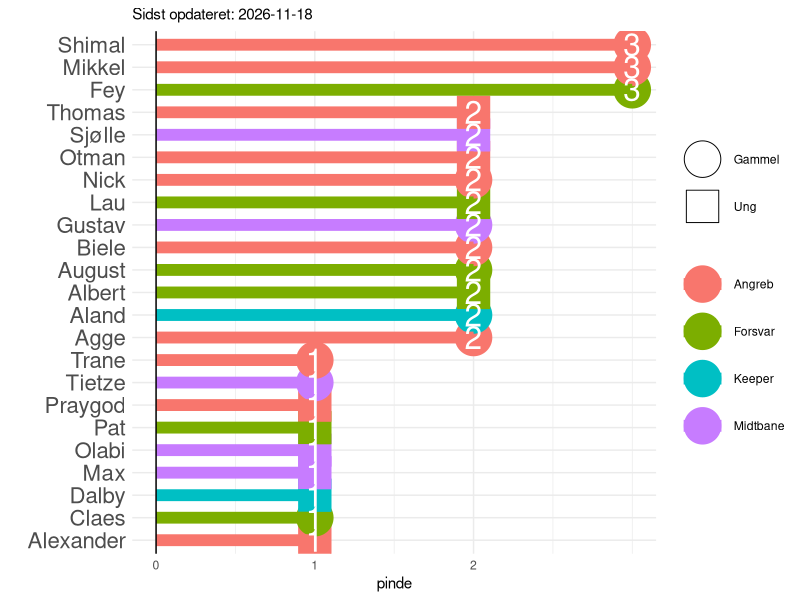
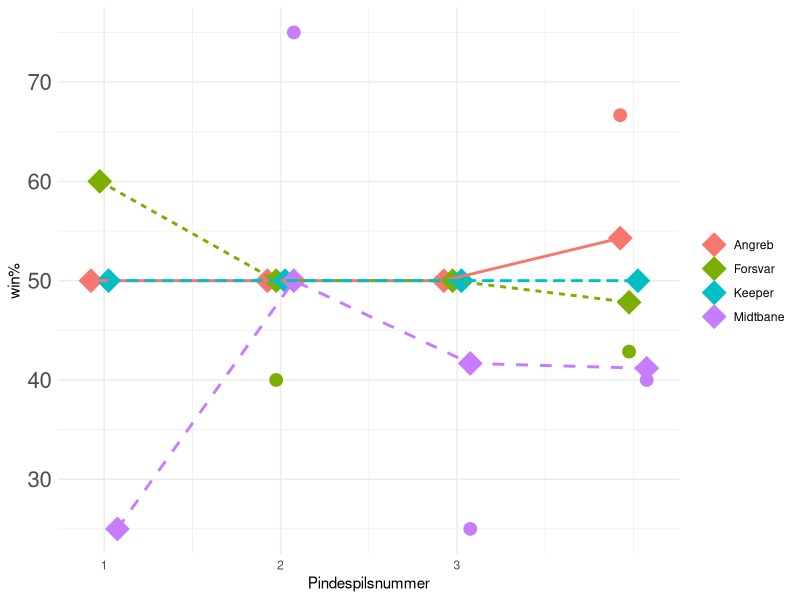

Write R code to recreate these figures, in order. (Note: this script raises an error after producing the figures.)
library(tidyr)
library(dplyr)
library(purrr)
library(ggplot2)
library(forcats)
library(knitr)

sti_billeder <- "C:/Users/augus/Desktop/pindespil/Jelly/pindespil1908.github.io/assets/img/"

opdateret <- Sys.Date()

data <- tribble(
  ~spiller, ~alder, ~position, 
  
  "Dalby",      "Ung",         "Keeper",
  "Aland",      "Gammel",      "Keeper",
  "KC",         "Gammel",      "Keeper",
  "Konrad",     "Ung",         "Keeper",
  
  "Jogge",      "Gammel",      "Forsvar",
  "Kav",        "Gammel",      "Forsvar",
  "Claes",      "Gammel",      "Forsvar",
  "Lau",        "Ung",         "Forsvar",
  "Fey",        "Gammel",      "Forsvar",
  "August",     "Gammel",      "Forsvar",
  "Pat",        "Ung",         "Forsvar",
  "Albert",     "Ung",         "Forsvar",
  
  "Gustav",     "Gammel",      "Midtbane",
  "Max",        "Ung",         "Midtbane",
  "Tietze",     "Gammel",      "Midtbane",
  "Sjølle",     "Ung",         "Midtbane",
  "Olabi",      "Ung",         "Midtbane",
  
  "Praygod",    "Ung",         "Angreb",
  "Otman",      "Ung",         "Angreb",
  "Thomas",     "Ung",         "Angreb",
  "Alexander",  "Ung",         "Angreb",
  "Nick",       "Gammel",      "Angreb",
  "Haris",      "Ung",         "Angreb",
  "Agge",       "Gammel",      "Angreb",
  "Shimal",     "Gammel",      "Angreb",
  "Biele",      "Gammel",      "Angreb",
  "Mikkel",     "Gammel",      "Angreb",
  "Trane",      "Gammel",      "Angreb"
)

pinde <- tribble(
  ~id, ~dato, ~spiltype, ~trøjer, ~joker, 
  ~vindere, 
  ~tabere,
  
  1, "2025-01-21", "Interval", 1, 0, 
  c("August", "Pat", "Nick", "Mikkel", "Biele", "Max", "Aland", "Thomas", "Trane", "Albert", NA),
  c("Lau", "Fey", "Gustav", "Sjølle", "Alexander", "Agge", "Shimal", "Praygod", "Otman", "Olabi", "Dalby"),
  
  2, "2025-01-21", "Skud", 0, 0, 
  c("Lau", "Fey", "Gustav", "Sjølle", "Alexander", "Agge", "Shimal", "Praygod", "Otman", "Olabi", "Dalby"),
  c("August", "Pat", "Nick", "Mikkel", "Biele", "Max", "Aland", "Thomas", "Trane", "Albert", NA),
  
  3, "2025-01-23", "Interval", 0, 0, 
  c("August", "Fey", "Shimal", "Nick", "Tietze", "Claes", "Mikkel", NA, NA),
  c("Lau", "Pat", "Albert", "Max", "Sjølle", "Olabi", "Praygod", "Otman", "Thomas"),
  
  4, "2025-01-28", "Interval", 0, 0,
  c("Gustav", "Aland", "Sjølle", "Otman", "Biele", "Albert", "Mikkel", "Lau", "Shimal", "Agge", "Fey", "Thomas"),
  c("August", "Dalby", "Trane", "Max", "Olabi", "Praygod", "Tietze", "Jogge", "Pat", "Alexander", "Claes", NA)
)

###
# HUSK AT OPDATERE PLOTS.RMD OGSÅ!
##



funktion <- function(input) {
  pinde <- pinde %>% 
    unnest(cols = c(vindere, tabere)) %>% 
    mutate(dato = as.Date(dato, tryFormats = c("%Y-%m-%d")))
  
  forkert <- c(setdiff(pinde$tabere, data$spiller), setdiff(pinde$vindere, data$spiller)) %>% na.omit
  
  if (length(forkert) > 0) {
    stop("idiot")
  } else {
    message("godt")
  }
  pinde
}

pinde <- funktion(pinde)

png(filename = paste0(sti_billeder, "pinde_spiller.png"), width = 1000, height = 1200)
pinde %>% 
  filter(!is.na(vindere)) %>% 
  group_by(vindere) %>% 
  summarise(pinde = n()) %>% 
  left_join(data, by = c("vindere"="spiller")) %>% 
  arrange(desc(pinde)) %>% 
  ggplot(aes(fct_reorder(vindere, pinde), pinde))+ 
  geom_point(aes(shape = alder, fill = position, color=position), size =12)+
  geom_segment(aes(x = fct_reorder(vindere, pinde), xend = fct_reorder(vindere, pinde),
                   y = 0, yend = pinde, color = position),
               lwd = 4) +
  geom_text(aes(label = pinde), color = "white", size = 8) +
  scale_shape_manual(values = c(21, 22), name = " ") +
  geom_hline(yintercept = 0) +
  coord_flip() +  
  theme_minimal() + 
  scale_x_discrete(name = "")+
  scale_y_continuous(breaks = seq(0,2))+
  theme(legend.title = element_blank(),
        axis.text.y = element_text(size = 16)) +
  labs(subtitle= paste0("Sidst opdateret: ", opdateret))
dev.off()

# posistions graf
png(filename = paste0(sti_billeder, "position_graf.png"), width = 1200, height = 1000)
pinde %>%
  pivot_longer(cols = c(vindere, tabere),
               names_to = "source",  # A temporary column for identifying col1/col2
               values_to = "spiller") %>%
  mutate(pind = ifelse(source == "vindere", "sejre", "tabte")) %>%  # Assign 1 if from col1, 0 if from col2
  select(-source)  %>%
  left_join(data, by = c("spiller"="spiller")) %>%
  filter(!is.na(spiller)) %>%
  group_by(id, position, pind) %>%
  summarise(vundne = n()) %>%
  rbind(data.frame(id = c(3, 3),
                   position = c("Keeper", "Keeper"),
                   pind = c("sejre", "tabte"),
                   vundne = c(1,1))) %>%
  pivot_wider(names_from = pind,
              values_from = vundne, values_fill = list(vundne = 0)) %>%
  mutate(gennemsnit = sejre/(tabte+sejre)*100) %>%
  ungroup() %>%
  group_by(position) %>%
  mutate(gnm = cumsum(sejre)/(cumsum(tabte)+cumsum(sejre))*100) %>%
  ungroup() %>%
  arrange(as.numeric(id), position) %>%
  ggplot(aes(id, gennemsnit, color = position, fill = position)) +
  geom_point(size = 4, position = position_dodge(width = 0.2)) +
  geom_point(aes(y = gnm, group = position), shape = 23, size = 6, na.rm = TRUE, position = position_dodge(width = 0.2)) +
  geom_line(aes(y = gnm, group = position, linetype = position),size = 1, na.rm = TRUE, position = position_dodge(width = 0.2)) +
  theme_minimal()+
  scale_x_continuous(breaks = c(1,2,3)) +
  labs(
    x = "Pindespilsnummer",  # Custom x-axis label
    y = "win%"  # Custom plot title
  ) +
  theme(legend.title = element_blank(),
        axis.text.y = element_text(size = 16))


#+
  # geom_segment(aes(
  #   x = dodge,  # Adjust x to align with dodge
  #   xend = dodge,  # Adjust xend to align with dodge
  #   y = gennemsnit,
  #   yend = gnm,
  #   group = position),
  #   arrow = arrow(length = unit(0.15, "cm")),
  #   size= 0.3,
  #   data = ~.x %>% filter(abs(gennemsnit - gnm) > 5), # Add a threshold for arrow drawing
  #   position = position_dodge(width = 0.2),
  #   na.rm = TRUE)
dev.off()


ggplot(aes(x = as.numeric(pindespil_id), y = gennemsnit, color = position)) +
  geom_point(size = 3, position = position_dodge(width = 0.2)) +
  geom_point(aes(y = gnm, group = position), shape = 0, size = 0, na.rm = TRUE, position = position_dodge(width = 0.2)) +
  geom_smooth(aes(y = gnm, group = position, fill = position), method = "loess", se = F, na.rm = TRUE,
              alpha = 0.2, position = position_dodge(width = 0.2)) +
  theme_minimal() + theme(legend.position = "bottom")
#
test2 %>% 
  filter(!is.na(position)) %>% 
  group_by(pindespil_id, position, udfald) %>%
  summarise(vundne = n(), .groups = "drop") %>%
  rbind(data.frame(pindespil_id = c("8", "8"), 
                   position = c("keeper", "keeper"), 
                   udfald = c("tabende_hold", "vindende_hold"),
                   vundne = c(0,0))) %>%
  pivot_wider(names_from = udfald,
              values_from = vundne, values_fill = list(vundne = 0)) %>% 
  mutate(gennemsnit = vindende_hold/(tabende_hold+vindende_hold)*100) %>% 
  ungroup() %>%
  group_by(position) %>% 
  mutate(gnm = cumsum(vindende_hold)/(cumsum(tabende_hold)+cumsum(vindende_hold))*100) %>% 
  ungroup() %>% 
  arrange(as.numeric(pindespil_id))
